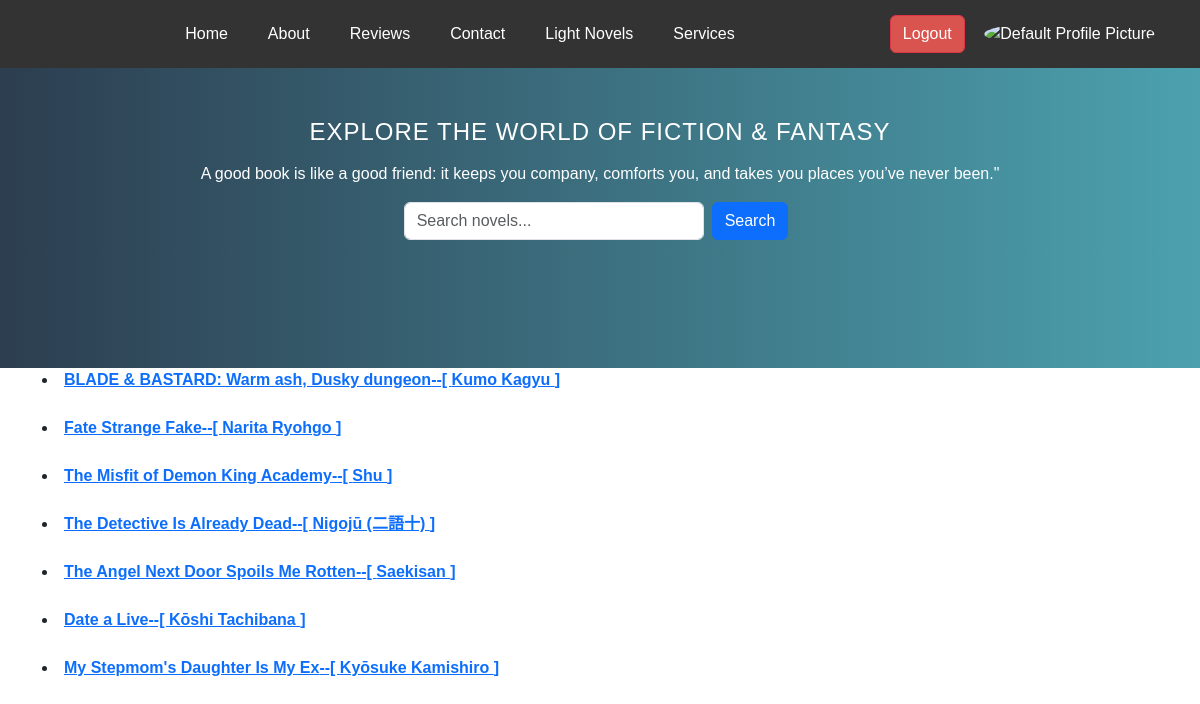
The page /lightnovel/ (signed in) on the database its author committed.
### book/models.py (models this page shows, shortened)
class Novel(models.Model):
    CATEGORY_CHOICES = [
        ('popular', 'Popular'),
        ('latest', 'Latest'),
        ('new', 'New'),
        ('featured', 'Featured')
    ]
    title = models.CharField(max_length=100)
    genre = models.ManyToManyField(Genre, related_name='light_novels')
    slug = models.CharField(max_length=200, blank=True, null=True)
    author = models.ForeignKey(Author, blank=True, null=True, on_delete=models.CASCADE)
    summary = models.TextField(blank=True, null=True)
    published_date = models.DateField(default=timezone.now)
    cover_image = models.ImageField(upload_to='novel/novel_pic/', blank=True, null=True)
    created_at = models.DateTimeField(auto_now_add=True)
    updated_at = models.DateTimeField(auto_now=True)
    category = models.CharField(max_length=20, choices=CATEGORY_CHOICES, default='popular')
    is_popular = models.BooleanField(default=False)
    is_featured = models.BooleanField(default=False)

class Author(models.Model):
    author_pic = models.ImageField(upload_to='author_pic', blank=True, null=True)
    name = models.CharField(max_length=100)
    description = models.TextField(blank=True, null=True)
    def __str__(self):
        return self.name

### book/views.py (the view)
# urls.py: path('lightnovel/', LightNovelView.as_view(), name='novels'),
class LightNovelView(ListView):
    model = Novel
    template_name = 'light_novel.html'
    def get_context_data(self, *args, **kwargs):
        context  =super(LightNovelView,self).get_context_data( *args, **kwargs)
        return context

### book/templates/light_novel.html
{% extends 'base.html' %}
{% block content %}
<div class="container">
                   {% for novel in object_list %}
                <li><b><a href="{% url 'novel_detail' slug=novel.slug %}">{{ novel.title }}--[ {{ novel.author }} ]</a></b></li>   <br>
                {% endfor %}
</div>
{% endblock %}

### book/templates/base.html (style rules this page uses)
body { margin: 0; font-family: 'Arial', sans-serif; }

### rows shown on the page
Novel: title "BLADE & BASTARD: Warm ash, Dusky dungeon", author "Kumo Kagyu"
Novel: title "Fate Strange Fake", author "Narita Ryohgo"
Novel: title "The Misfit of Demon King Academy", author "Shu"
Novel: title "The Detective Is Already Dead", author "Nigojū (二語十)"
Novel: title "The Angel Next Door Spoils Me Rotten", author "Saekisan"
Novel: title "Date a Live", author "Kōshi Tachibana"
Novel: title "My Stepmom's Daughter Is My Ex", author "Kyōsuke Kamishiro"
